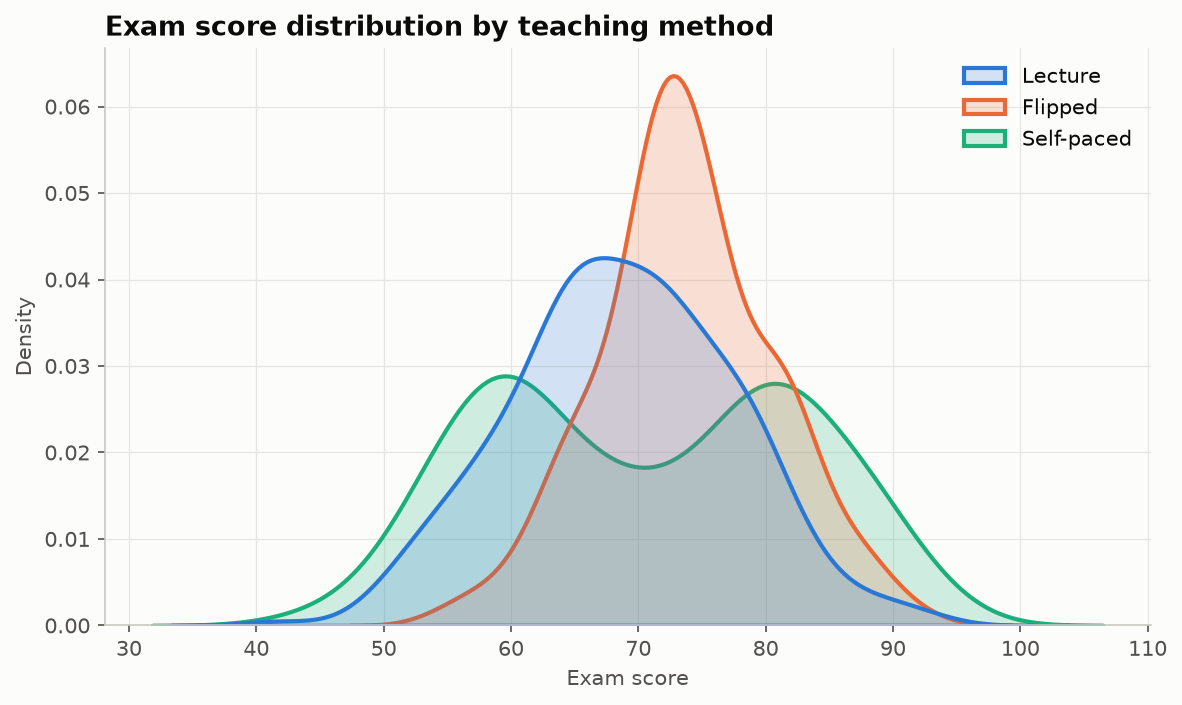

The Python source for this figure:
"""
Density Plot (KDE)  -  family: Distribution

DESIGN PURPOSE
A smoothed, continuous estimate of a distribution (kernel density estimate).
With no bin edges it shows shape clearly, and two or three groups can overlay
without the clutter of overlapping bars.

WHEN TO USE
  - Compare the shapes of two or three distributions on one axis
  - Show a smooth shape when the bin choice would distract

AVOID WHEN
  - The sample is small (the smoothing invents shape)
  - The data is bounded (e.g. ≥ 0) and the curve would spill past the bound
  - The audience is unfamiliar with density (the y-axis is not a count)

ALTERNATIVES
  - Histogram
  - Ridgeline plot
  - Violin plot

EXAMPLE
Exam scores of three classes taught with different methods (synthetic).

Run:  python kde_density.py
      python kde_density.py --real-data   (real dataset: plotly.express.data.iris() — Fisher's (1936) iris measurements, bundled with plotly)

The notebook also shows this chart built with: altair.
"""
import sys
from pathlib import Path

import numpy as np
import pandas as pd
import matplotlib.pyplot as plt

# Library style: categorical colors in fixed order, recessive axes, hairline grid.
PALETTE = ["#2a78d6", "#eb6834", "#1baf7a", "#eda100",
           "#e87ba4", "#008300", "#6250d6", "#e34948"]
SEQ_CMAP = "Blues"      # sequential: one hue, light -> dark
DIV_CMAP = "RdBu_r"     # diverging: two opposite hues, neutral midpoint
GRAY = "#b8b7b1"        # de-emphasised marks
plt.rcParams.update({
    "figure.figsize": (8, 4.8), "figure.dpi": 110, "figure.facecolor": "#fcfcfb",
    "axes.facecolor": "#fcfcfb", "axes.edgecolor": "#c9c8c3", "axes.linewidth": 0.8,
    "axes.spines.top": False, "axes.spines.right": False,
    "axes.grid": True, "grid.color": "#e6e5e1", "grid.linewidth": 0.6, "axes.axisbelow": True,
    "axes.prop_cycle": plt.cycler(color=PALETTE),
    "axes.titlesize": 13, "axes.titleweight": "bold", "axes.titlelocation": "left",
    "axes.labelcolor": "#52514e", "xtick.color": "#52514e", "ytick.color": "#52514e",
    "text.color": "#0b0b0b", "font.size": 10, "lines.linewidth": 2,
    "legend.frameon": False,
})

# --- Example data ------------------------------------------------------------
rng = np.random.default_rng(14)
df = pd.concat([
    pd.DataFrame({"score": rng.normal(68, 9, 300), "method": "Lecture"}),
    pd.DataFrame({"score": rng.normal(74, 7, 300), "method": "Flipped"}),
    pd.DataFrame({"score": np.r_[rng.normal(60, 6, 150), rng.normal(82, 6, 150)],
                  "method": "Self-paced"}),
], ignore_index=True)
x, hue, order = "score", "method", ["Lecture", "Flipped", "Self-paced"]
labels = dict(x="Exam score", title="Exam score distribution by teaching method")
df.groupby(hue)[x].describe().round(1)

REAL_DATA = "--real-data" in sys.argv
if REAL_DATA:  # plotly.express.data.iris() — Fisher's (1936) iris measurements, bundled with plotly
    import plotly.express as px
    df = px.data.iris()
    x, hue, order = "sepal_length", "species", ["setosa", "versicolor", "virginica"]
    labels = dict(x="Sepal length (cm)", title="Sepal length by iris species (Fisher, 1936)")
    df.groupby(hue)[x].describe().round(1)

# --- Plot --------------------------------------------------------------------
import seaborn as sns
fig, ax = plt.subplots(figsize=(8, 4.8))
sns.kdeplot(data=df, x=x, hue=hue, hue_order=order,
            palette=PALETTE[:len(order)], fill=True, alpha=0.2, linewidth=2, common_norm=False, ax=ax)
ax.set_xlabel(labels["x"])
ax.set_ylabel("Density")
ax.set_title(labels["title"])
ax.get_legend().set_title(None)
fig.tight_layout()

# --- Save / show -------------------------------------------------------------
out = Path(__file__).with_name(Path(__file__).stem + ("_real" if REAL_DATA else "") + ".png")
fig.savefig(out, dpi=150, bbox_inches="tight")
print(f"saved {out}")
if "--no-show" not in sys.argv:
    plt.show()
